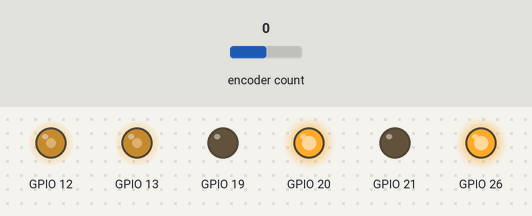
The program below on a simulated Raspberry Pi (BCM pin numbers). On the bench: output pins drawn as LEDs (lit = HIGH). The test bench sets the inputs (shaded band); at power-on: encoder count 0.

Above: at 0.05 s.
At 3.75 s:
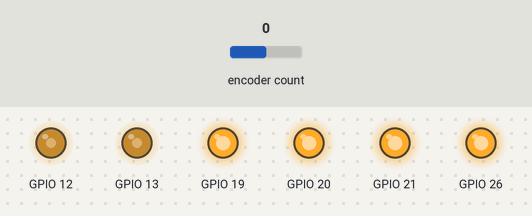
At 7.5 s:
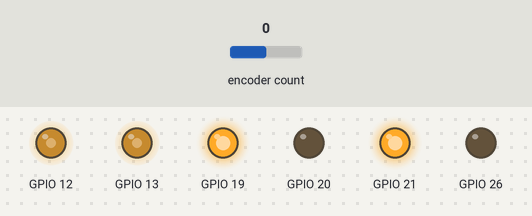
At 11.2 s:
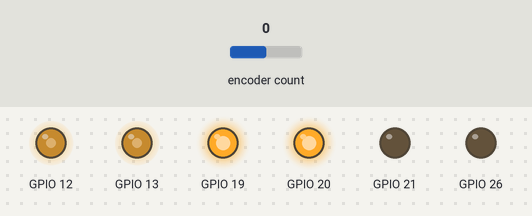
At 14.95 s:
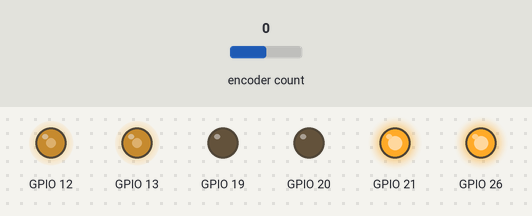
Timing chart, 0 to 17.3 s (numbered marks = the images above):
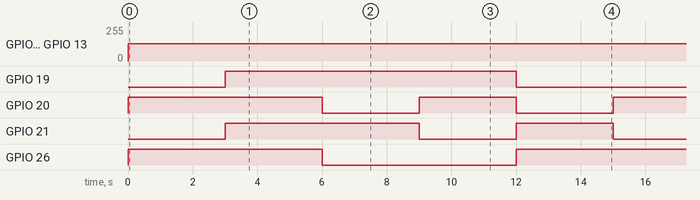

The program:

mobile_control.py
```python
from gpiozero import RotaryEncoder
from gpiozero import PWMLED
from gpiozero import LED

from time import sleep

# GPIOx
ENB = 12
ENA = 13
IN1 = 21
IN2 = 20
IN3 = 26
IN4 = 19

R_ENC_A = 0
R_ENC_B = 0

L_ENC_A = 1
L_ENC_B = 7

encoder_states = [0,0]


class own_motor():
    def __init__(self, A, B, PWM):
        self.in_a = LED(A)
        self.in_b = LED(B)
        self.pwm = PWMLED(PWM)

    def forward(self, prec):
        self.in_a.off()
        self.in_b.on()
        self.pwm.on()
        self.pwm.value = prec

    def backward(self, prec):
        self.in_a.on()
        self.in_b.off()
        self.pwm.on()
        self.pwm.value = prec

    def stop(self):
        self.in_a.on()
        self.in_b.on()


class platform():
    def __init__(self):
        self.l_motor = own_motor(IN1, IN2, ENA)
        self.r_motor = own_motor(IN4, IN3, ENB)

        #self.r_encoder = RotaryEncoder(R_ENC_A, R_ENC_B)
        self.l_encoder = RotaryEncoder(L_ENC_A, L_ENC_B, max_steps=1000)

        self.l_speed = 0.0
        self.r_speed = 0.0

    def set_speed(self, r=0.0, l=0.0):
        self.l_speed = l
        self.r_speed = r

    def forward(self):
        self.l_motor.forward(self.l_speed)
        self.r_motor.forward(self.r_speed)

    def backward(self):
        self.l_motor.backward(self.l_speed)
        self.r_motor.backward(self.r_speed)

    def stop(self):
        self.l_motor.stop()
        self.r_motor.stop()

    def left(self):
        self.l_motor.backward(self.l_speed)
        self.r_motor.forward(self.r_speed)

    def right(self):
        self.l_motor.forward(self.l_speed)
        self.r_motor.backward(self.r_speed)


if __name__ == "__main__":

    platform = platform()
    platform.set_speed(r=0.5,l=0.5)

    while True:
        platform.forward()
        sleep(3)
        platform.stop()
        sleep(3)
        platform.backward()
        sleep(3)
        platform.right()
        sleep(3)
        platform.left()
        sleep(3)
```

Measured:
- by itself, GPIO 12, GPIO 13: 0/255 → 128/255 at 0.00 s
- by itself, GPIO 19: alternates HIGH for 9.0 s and LOW for 6.0 s
- by itself, GPIO 20, GPIO 21: repeats every 15.0 s: LOW 3.0 s, HIGH 3.0 s, LOW 3.0 s, HIGH 6.0 s
- by itself, GPIO 26: repeats every 15.0 s: LOW 6.0 s, HIGH 9.0 s
